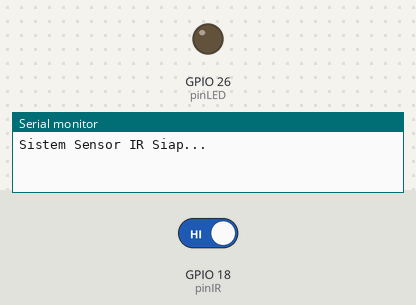
Bench run of a sketch on a simulated ESP32. Parts: output pins drawn as LEDs (lit = HIGH), the last lines printed to the serial monitor. The inputs (shaded band) are chosen by the test bench; at power-on: GPIO 18 (pinIR) HIGH.

Above: at 1.2 s.
1.3 s: GPIO 18 (pinIR) driven LOW
At 2.3 s:
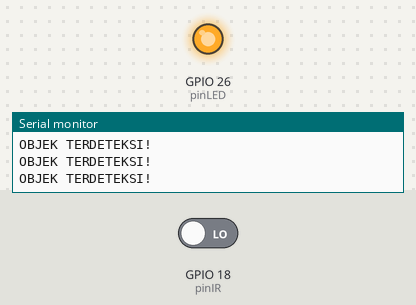
2.8 s: GPIO 18 (pinIR) driven HIGH
At 3.6 s:
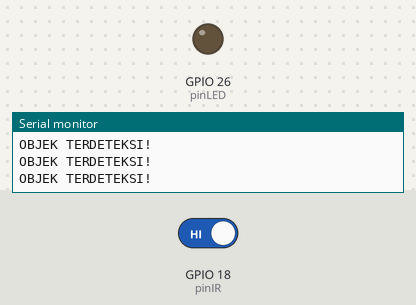
Timing chart, 0 to 5.8 s (numbered marks = the images above; inputs shaded):
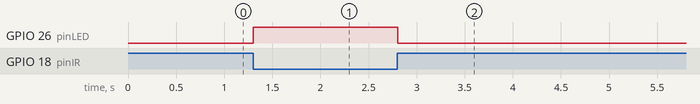

Measured:
- after the input at 1.3 s, GPIO 26 (pinLED): LOW → HIGH at once
- after the input at 2.8 s, GPIO 26 (pinLED): HIGH → LOW at once

The sketch:

infrared.ino
```cpp
#include <Arduino.h>

const int pinIR = 18;  // Pastikan kabel OUT sensor ke Pin 27 ESP32
const int pinLED = 26; // Lampu Indikator (opsional)

void setup() {
  Serial.begin(115200);

  // Konfigurasi Pin
  pinMode(pinIR, INPUT);
  pinMode(pinLED, OUTPUT);

  Serial.println("Sistem Sensor IR Siap...");
}

void loop() {
  // Baca status sensor
  // Sensor IR: 0 (LOW) = Ada Objek, 1 (HIGH) = Kosong
  int statusSensor = digitalRead(pinIR);

  if (statusSensor == LOW) {
    Serial.println("OBJEK TERDETEKSI!");
    digitalWrite(pinLED, HIGH); // Nyalakan LED
  } else {
    // Matikan LED jika tidak ada objek
    digitalWrite(pinLED, LOW);
  }

  delay(100); // Jeda sedikit agar pembacaan stabil
}
```
